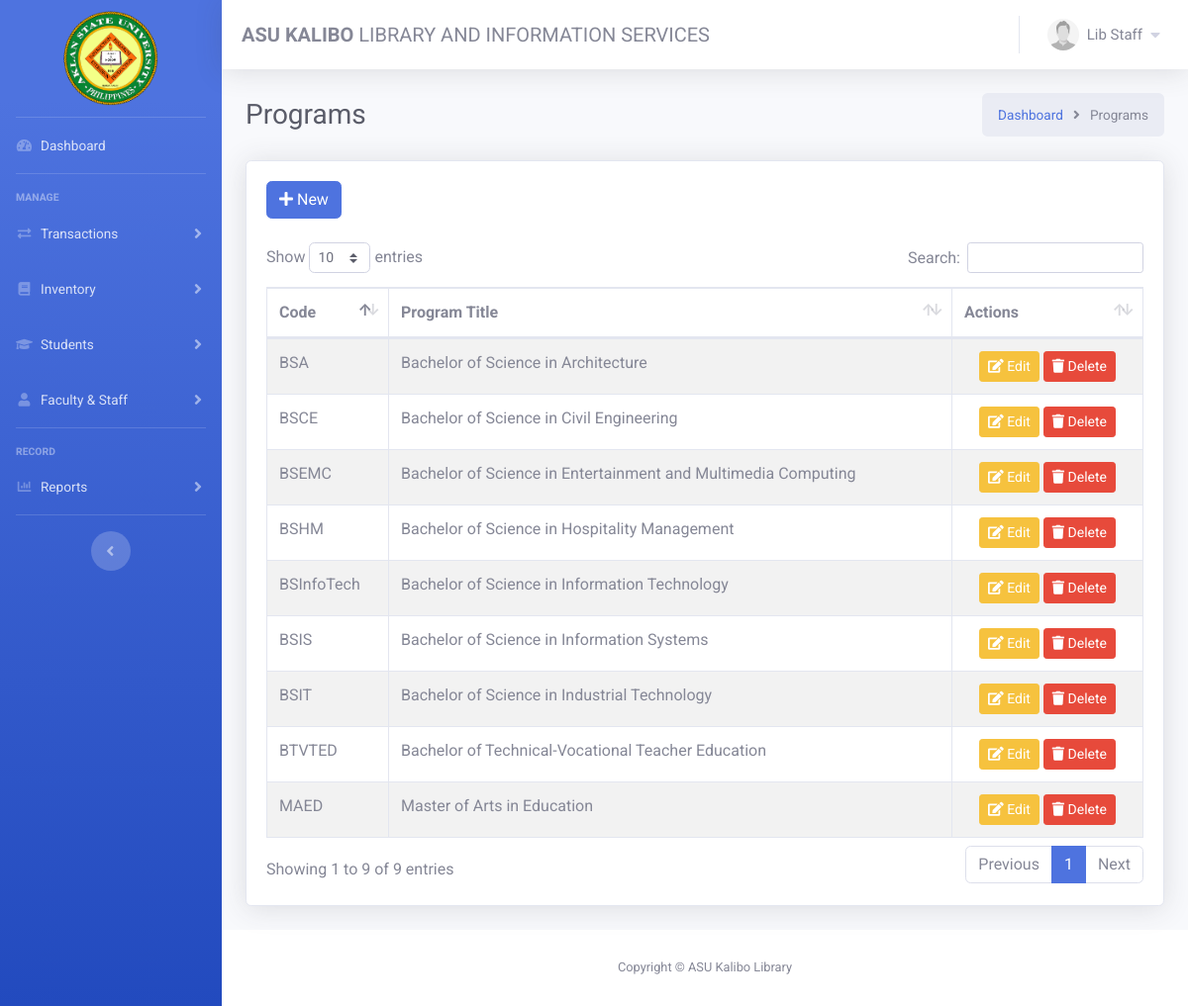
Page /admin/program.php (signed in) on the committed database.
### tables this page shows
CREATE TABLE `program` (
  `id` int(11) NOT NULL,
  `title` text NOT NULL,
  `code` varchar(15) NOT NULL
);

### admin/includes/session.php (called while the page is built, shortened)
<?php
	include 'includes/conn.php';
	$sql = "SELECT * FROM admin WHERE id = '".$_SESSION['admin']."'";
	$query = $conn->query($sql);
	$user = $query->fetch_assoc();
?>

### admin/program.php (the view, shortened to what this page needs)
<?php include 'includes/session.php'; ?>
<?php include 'includes/conn.php'; ?>
<?php include 'includes/header.php'; ?>
<body id="page-top">
    <div id="wrapper">
    <?php include 'includes/frame.php'; ?>
        <div>
            <div>
                <div class="container-fluid">
                    <div class="d-sm-flex align-items-center justify-content-between mb-4">
                        <h1 class="h3 mb-0 text-gray-800">Programs</h1>
                        <nav style="--bs-breadcrumb-divider: '>';font-size:85%;" aria-label="breadcrumb">
                            <ol class="breadcrumb mb-0">
                                <li class=""><a href="home.php">Dashboard</a></li>&nbsp;&nbsp;&nbsp;
                                <li class=""><i class="fas fa-angle-right"></i></li>&nbsp;&nbsp;&nbsp;
                                <li class="active" aria-current="page">Programs</li>
                            </ol>
                        </nav>
                    </div>
                    <div class="card shadow mb-4">
                        <div class="card-body" >
                        <div class="d-sm-flex align-items-center justify-content-between mb-4">
                        <a href="#addnew" data-toggle="modal" class="btn btn-primary btn-flat"><i class="fa fa-plus"></i> New</a>
                        </div>
                            <div class="table-responsive">
                                <table class="table table-bordered table-striped" id="dataTable" width="100%" cellspacing="0">
                                    <thead>
                                        <tr>
                                            <th width="80">Code</th>
                                            <th>Program Title</th>
                                            <th width="150">Actions</th>
                                        </tr>
                                    </thead>
                                    <tbody>
                                        <?php
                                            $qry = mysqli_query($conn, "SELECT * from program");
                                            while ($qry2 = mysqli_fetch_array($qry)) {
                                        ?>
                                        <tr>
                                            <td><?php echo $qry2['code']; ?></td>
                                            <td><?php echo $qry2['title']; ?></td>
                                            <td class="text-center m-5">
                                            <a href="#edit<?php echo $qry2['id']; ?>" data-toggle="modal" class="btn btn-sm btn-warning"><span class="fas fa-edit"></span> Edit</a>
                                            <a href="#delete<?php echo $qry2['id']; ?>" data-toggle="modal" class="btn btn-sm btn-danger"><span class="fas fa-trash"></span> Delete</a>
                                            </td>
                                        </tr>
                                        <?php
                                        }
                                        ?>
                                 </tbody>
                                </table>
                            </div>
                        </div>
                    </div>
        </div>
    </div>
    <?php include 'includes/footer.php'; ?>
</body>
</html>

### admin/includes/header.php (shortened to what this page needs)
<!DOCTYPE html>
<html lang="en">
<head>
    <link href="vendor/fontawesome-free/css/all.min.css" rel="stylesheet" type="text/css">
    <link href="css/sb-admin-2.css" rel="stylesheet">
    <link href="vendor/datatables/dataTables.bootstrap4.min.css" rel="stylesheet">
</head>
</html>

### admin/includes/frame.php (shortened to what this page needs)
<ul class="navbar-nav bg-gradient-primary sidebar sidebar-dark accordion scrollbar" id="accordionSidebar">
    <a class="sidebar-brand d-flex flex-column align-items-center justify-content-center my-4" href="home.php">
        <div class="sidebar-brand-icon">
            <img src="../images/logo.png" class="img-profile rounded-circle" style="width: 6rem; height: 6rem;" alt="logo">
        </div>
    </a>
    <hr class="sidebar-divider my-0">
    <li class="nav-item">
        <a class="nav-link dashboard" href="home.php">
            <i class="fas fa-fw fa-tachometer-alt"></i>
            <span>Dashboard</span></a>
    </li>
    <hr class="sidebar-divider">
    <div class="sidebar-heading">
        Manage
    </div>
    <li class="nav-item">
        <a class="nav-link collapsed" href="#" data-toggle="collapse" data-target="#collapseTrans"
            aria-expanded="true" aria-controls="collapseTrans">
            <i class="fas fa-fw fa-exchange-alt"></i>
            <span>Transactions</span>
        </a>
    </li>
    <li class="nav-item">
        <a class="nav-link collapsed" href="#" data-toggle="collapse" data-target="#collapseInvent"
            aria-expanded="true" aria-controls="collapseInvent">
            <i class="fas fa-fw fa-book"></i>
            <span>Inventory</span>
        </a>
    </li>
    <li class="nav-item">
        <a class="nav-link collapsed" href="#" data-toggle="collapse" data-target="#collapseStudent"
            aria-expanded="true" aria-controls="collapseStudent">
            <i class="fas fa-fw fa-graduation-cap"></i>
            <span>Students</span>
        </a>
    </li>
    <li class="nav-item">
        <a class="nav-link collapsed" href="#" data-toggle="collapse" data-target="#collapseFaculty"
            aria-expanded="true" aria-controls="collapseFaculty">
            <i class="fas fa-fw fa-user"></i>
            <span>Faculty & Staff</span>
        </a>
    </li>
    <hr class="sidebar-divider">
    <div class="sidebar-heading">
        Record
    </div>
     <li class="nav-item">
        <a class="nav-link collapsed" href="#" data-toggle="collapse" data-target="#collapseReport"
            aria-expanded="true" aria-controls="collapseReport">
            <i class="fas fa-fw fa-chart-bar"></i>
            <span>Reports</span>
        </a>
    </li>
    <hr class="sidebar-divider">
     <div class="text-center d-none d-md-inline">
        <button class="rounded-circle border-0" id="sidebarToggle"></button>
    </div>
</ul>
<div id="content-wrapper" class="d-flex flex-column">
    <div id="content">
        <nav class="navbar navbar-expand navbar-light bg-white topbar mb-4 shadow">
            <ul class="navbar-nav mr-auto">
                <li class="nav-item d-flex align-items-center mx-1">
                    <span class="navbar-brand text-gray-600 mb-0" style="font-size: 20px;"><strong>ASU KALIBO</strong> LIBRARY AND INFORMATION SERVICES</span>
                </li>
            </ul>
            <ul class="navbar-nav ml-auto">
                <li class="nav-item dropdown no-arrow">
                    <a class="nav-link dropdown-toggle" href="#" id="userDropdown" role="button" data-toggle="dropdown" aria-haspopup="true" aria-expanded="false">
                        <?php echo "<img src='" . (!empty($user['photo']) ? '../images/' . $user['photo'] : '../images/default.jpg') . "' class='img-profile rounded-circle' alt='Admin Image'>";?>
                        <span class="ml-2 d-none d-lg-inline text-gray-600" style="font-size: 15px;">
                            <?php echo $user['firstname'].' '.$user['lastname']; ?>
                        </span>
                        <i class="fas fa-caret-down ml-2"></i>
                    </a>
                </li>
            </ul>
        </nav>

### admin/includes/footer.php (shortened to what this page needs)
<footer class="sticky-footer bg-white">
        <div class="container my-auto">
            <div class="copyright text-center my-auto">
                <span>Copyright &copy; ASU Kalibo Library</span>
            </div>
        </div>
</footer>

### admin/includes/frame.php (style rules this page uses)
#accordionSidebar { position: fixed; top: 0; left: 0; width: 249px; height: 100vh; overflow-y: auto; z-index: 1000; transition: width 0.5s; }
#content-wrapper { padding-left: 224px; transition: padding 0.5s; overflow-y: auto; height: 100vh; padding-top: 0rem; }
.topbar { position: sticky; top: 0; z-index: 1000; }
.scrollbar { overflow-y: auto; overflow-x: hidden; }

### rows in the picture
program: code "BTVTED", title "Bachelor of Technical-Vocational Teacher Education"
program: code "BSA", title "Bachelor of Science in Architecture"
program: code "BSCE", title "Bachelor of Science in Civil Engineering"
program: code "BSInfoTech", title "Bachelor of Science in Information Technology"
program: code "BSIS", title "Bachelor of Science in Information Systems"
program: code "BSEMC", title "Bachelor of Science in Entertainment and Multimedia Computing"
program: code "BSHM", title "Bachelor of Science in Hospitality Management"
program: code "BSIT", title "Bachelor of Science in Industrial Technology"
program: code "MAED", title "Master of Arts in Education"

### other values in the picture
$user['firstname'] "Lib"
$user['lastname'] "Staff"
